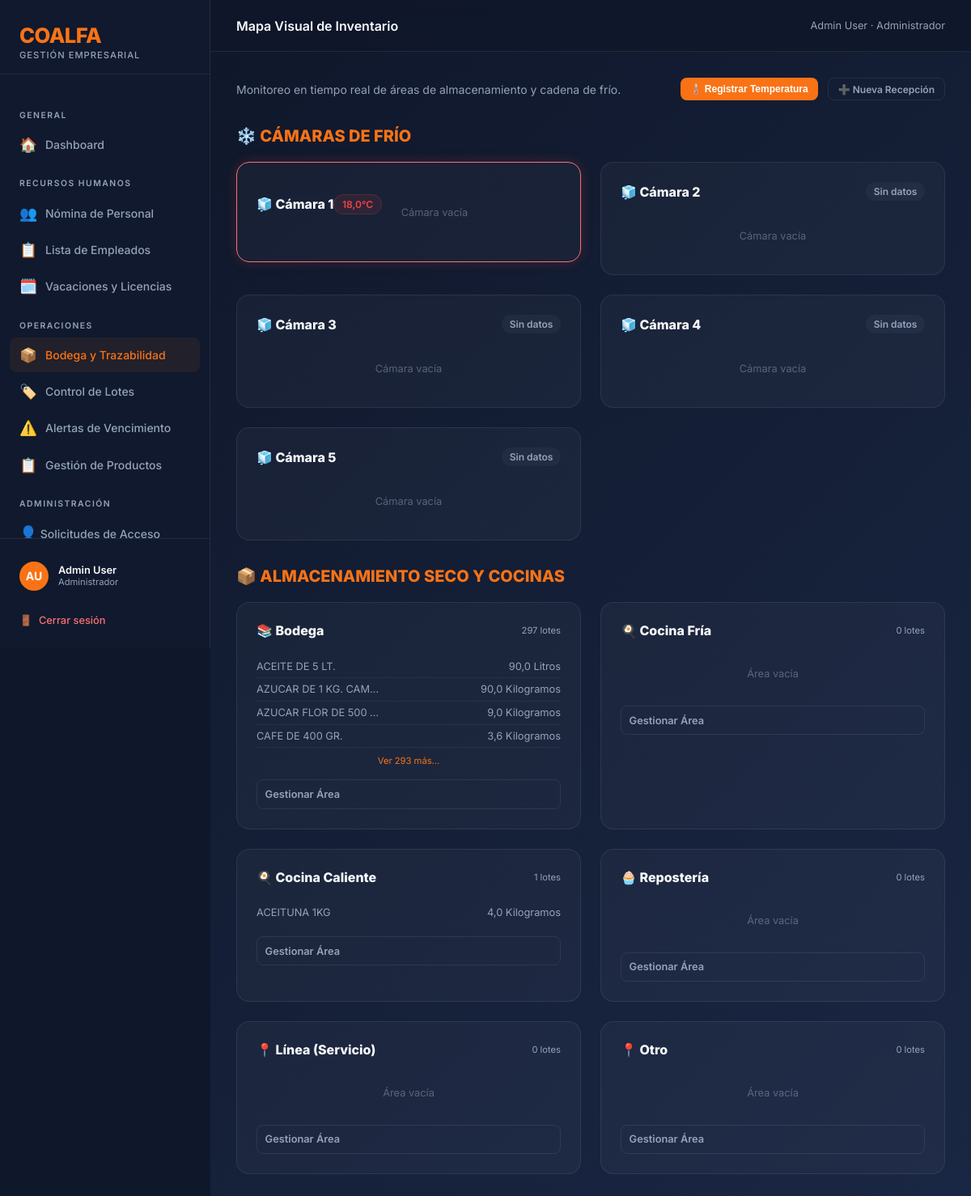
/inventario/mapa/ (signed in), run on the app's committed database.
### coalfa/models.py (models this page shows, shortened)
class Usuario(AbstractBaseUser, PermissionsMixin):
    ROL_CHOICES = [
        ("ADMIN", "Administrador"),
        ("RRHH", "Recursos Humanos"),
        ("OPERACIONAL", "Operacional"),
    ]
    rut = models.CharField(max_length=12, unique=True, verbose_name="RUT")
    nombre = models.CharField(max_length=60, verbose_name="Nombre")
    apellido = models.CharField(max_length=60, verbose_name="Apellido")
    rol = models.CharField(max_length=15, choices=ROL_CHOICES, default="RRHH", verbose_name="Rol")
    is_active = models.BooleanField(default=True, verbose_name="Activo")
    is_staff = models.BooleanField(default=False, verbose_name="Es staff")
    solicitud_pendiente = models.BooleanField(default=False, verbose_name="Solicitud pendiente de aprobación")
    date_joined = models.DateTimeField(default=timezone.now, verbose_name="Fecha de registro")
    USERNAME_FIELD = "rut"
    REQUIRED_FIELDS = ["nombre", "apellido"]
    objects = UsuarioManager()
    def get_full_name(self):
        return f"{self.nombre} {self.apellido}"
    class Meta:
        verbose_name = "Usuario"
        verbose_name_plural = "Usuarios"

### inventario/models.py (models this page shows, shortened)
class RegistroTemperaturaCamara(models.Model):
    CAMARA_CHOICES = [
        ("CAMARA_1", "Cámara 1"),
        ("CAMARA_2", "Cámara 2"),
        ("CAMARA_3", "Cámara 3"),
        ("CAMARA_4", "Cámara 4"),
        ("CAMARA_5", "Cámara 5"),
    ]
    camara = models.CharField(max_length=20, choices=CAMARA_CHOICES)
    temperatura = models.FloatField(verbose_name="Temperatura (°C)")
    fecha_hora = models.DateTimeField(auto_now_add=True)
    usuario = models.ForeignKey("coalfa.Usuario", on_delete=models.SET_NULL, null=True, blank=True)
    observaciones = models.TextField(blank=True)
    class Meta:
        verbose_name = "Registro de Temperatura de Cámara"
        verbose_name_plural = "Registros de Temperatura de Cámaras"
        ordering = ["-fecha_hora"]

class Lote(models.Model):
    UBICACION_CHOICES = [
        ("BODEGA", "Bodega"),
        ("COCINA_FRIA", "Cocina Fría"),
        ("COCINA_CALIENTE", "Cocina Caliente"),
        ("REPOSTERIA", "Repostería"),
        ("LINEA", "Línea (Servicio)"),
        ("CAMARA_1", "Cámara 1"),
        ("CAMARA_2", "Cámara 2"),
        ("CAMARA_3", "Cámara 3"),
        ("CAMARA_4", "Cámara 4"),
        ("CAMARA_5", "Cámara 5"),
        ("OTRO", "Otro"),
    ]
    ESTADO_CHOICES = [
        ("ACTIVO", "Activo"),
        ("CONSUMIDO", "Consumido"),
        ("VENCIDO", "Vencido"),
        ("DESCARTADO", "Descartado"),
    ]
    PROCESO_CHOICES = [
        ("RECEPCION", "Recepción de Bodega"),
        ("MARINADO", "Marinado"),
        ("PORCIONADO", "Porcionado"),
        ("COCCION", "Cocción"),
        ("PREPARACION", "Preparación / Mezcla"),
        ("HORNEADO", "Horneado"),
        ("ENFRIADO", "Enfriado"),
        ("OTRO", "Otro"),
    ]
    producto = models.ForeignKey(Producto, on_delete=models.PROTECT, related_name="lotes")
    proveedor = models.ForeignKey(
        Proveedor, on_delete=models.SET_NULL, null=True, blank=True, related_name="lotes"
    )
    numero_lote = models.CharField(max_length=60, unique=True, blank=True)
    numero_lote_proveedor = models.CharField(
        max_length=80, blank=True, verbose_name="Lote del Proveedor"
    )
    numero_guia = models.CharField(
        max_length=80, blank=True, verbose_name="Nº Guía / Factura"
    )
    cantidad = models.FloatField()
    precio_unitario = models.FloatField(default=0, help_text="Costo por unidad de medida")
    fecha_recepcion = models.DateField()
    fecha_vencimiento = models.DateField()
    temperatura_recepcion = models.FloatField(
        null=True, blank=True, verbose_name="Temperatura recepción (°C)"
    )
    proceso = models.CharField(
        max_length=20,
        choices=PROCESO_CHOICES,
        default="RECEPCION",
        verbose_name="Proceso de origen",
    )
    lotes_padres = models.ManyToManyField(
        "self",
        symmetrical=False,
        blank=True,
        related_name="lotes_hijos",
        verbose_name="Lotes de origen (insumos)",
    )
    ubicacion_actual = models.CharField(
        max_length=30, choices=UBICACION_CHOICES, default="BODEGA"
    )
    ubicacion_detalle = models.CharField(
        max_length=100, blank=True, help_text="Ej: Pasillo 2, Estante B"
    )
    estado = models.CharField(
        max_length=12, choices=ESTADO_CHOICES, default="ACTIVO"
    )
    responsable_registro = models.CharField(
        max_length=100, blank=True, verbose_name="Responsable de registro"
    )
    observaciones = models.TextField(blank=True)
    fecha_registro = models.DateTimeField(auto_now_add=True)
    @property
    def dias_restantes(self):
        return (self.fecha_vencimiento - datetime.date.today()).days
    class Meta:
        verbose_name = "Lote"
        verbose_name_plural = "Lotes"
        ordering = ["fecha_vencimiento"]

class Producto(models.Model):
    UNIDAD_CHOICES = [
        ("KG", "Kilogramos"),
        ("G", "Gramos"),
        ("L", "Litros"),
        ("ML", "Mililitros"),
        ("UN", "Unidades"),
        ("CAJA", "Cajas"),
    ]
    CATEGORIA_CHOICES = [
        ("ABARROTES", "Abarrotes"),
        ("CARNES", "Carnes y Aves"),
        ("PESCADOS", "Pescados y Mariscos"),
        ("LACTEOS", "Lácteos y Huevos"),
        ("FRUTAS", "Frutas y Verduras"),
        ("CONGELADOS", "Congelados"),
        ("BEBIDAS", "Bebidas"),
        ("LIMPIEZA", "Aseo y Limpieza"),
        ("OTRO", "Otros"),
    ]
    nombre = models.CharField(max_length=100)
    descripcion = models.TextField(blank=True)
    categoria = models.CharField(max_length=20, choices=CATEGORIA_CHOICES, default="OTRO")
    unidad_medida = models.CharField(max_length=5, choices=UNIDAD_CHOICES, default="KG")
    stock_minimo = models.FloatField(default=0, help_text="Alerta cuando el stock total baje de este valor")
    temperatura_min = models.FloatField(null=True, blank=True, help_text="°C (opcional)")
    temperatura_max = models.FloatField(null=True, blank=True, help_text="°C (opcional)")
    class Meta:
        verbose_name = "Producto"
        verbose_name_plural = "Productos"
        ordering = ["nombre"]

### inventario/views.py (the view)
# urls.py: path("mapa/", views.mapa_bodega, name="inventario_mapa_bodega"),
@operacional_required
def mapa_bodega(request):
    hoy = datetime.date.today()
    proximo_vencimiento = hoy + datetime.timedelta(days=7)
    sectores = {}
    for key, label in Lote.UBICACION_CHOICES:
        lotes_area = Lote.objects.filter(ubicacion_actual=key, estado="ACTIVO").select_related("producto")
        tiene_alerta_vencimiento = lotes_area.filter(fecha_vencimiento__lte=proximo_vencimiento).exists()
        sectores[key] = {
            "label": label,
            "lotes": lotes_area,
            "count": lotes_area.count(),
            "alerta": tiene_alerta_vencimiento
        }
    temperaturas = {}
    for cam_key in ["CAMARA_1", "CAMARA_2", "CAMARA_3", "CAMARA_4", "CAMARA_5"]:
        ultimo_reg = RegistroTemperaturaCamara.objects.filter(camara=cam_key).first()
        temperaturas[cam_key] = ultimo_reg
    context = {
        "sectores": sectores,
        "temperaturas": temperaturas,
        "hoy": hoy,
        "camara_choices": RegistroTemperaturaCamara.CAMARA_CHOICES,
    }
    return render(request, "inventario/mapa_bodega.html", context)

### coalfa/context_processors.py (called while the page is built)
def solicitudes_pendientes(request):
    if request.user.is_authenticated and getattr(request.user, 'rol', None) == 'ADMIN':
        count = Usuario.objects.filter(solicitud_pendiente=True).count()
        return {'solicitudes_count': count}
    return {}

### inventario/templatetags/inventario_filters.py (called while the page is built)
@register.filter
def get_item(obj, key):
    try:
        return obj.get(key)
    except (AttributeError, KeyError, TypeError):
        return None

@register.filter
def replace(value, arg):
    if ',' not in arg:
        return value
    old, new = arg.split(',', 1)
    return value.replace(old, new)

@register.filter
def startswith(value, arg):
    return str(value).startswith(arg)

### inventario/templates/inventario/mapa_bodega.html (shortened to what this page needs)
{% extends 'base.html' %}
{% load inventario_filters %}
{% block topbar_title %}Mapa Visual de Inventario{% endblock %}
{% block nav_inventario %}active{% endblock %}
{% block content %}
<div style="display: flex; justify-content: space-between; align-items: center; margin-bottom: 2rem;">
    <div>
        <p style="color: var(--text-muted); font-size: 0.875rem;">Monitoreo en tiempo real de áreas de almacenamiento y cadena de frío.</p>
    </div>
    <div style="display: flex; gap: 0.75rem;">
        <button onclick="openTempModal()" class="btn btn-primary btn-sm">🌡️ Registrar Temperatura</button>
        <a href="{% url 'inventario_recibir_lote' %}" class="btn btn-ghost btn-sm">➕ Nueva Recepción</a>
    </div>
</div>
<h2 style="font-size: 1.25rem; font-weight: 800; margin-bottom: 1.25rem; color: var(--accent);">❄️ CÁMARAS DE FRÍO</h2>
<div class="warehouse-grid">
    {% for cam_key, temp_reg in temperaturas.items %}
    <div class="sector-card {% if temp_reg and temp_reg.temperatura > 5 %}alert{% endif %}">
        <div class="sector-header">
            <span class="sector-title">🧊 {{ cam_key|replace:"CAMARA_,Cámara " }}</span>
            {% if temp_reg %}
                <span class="temp-badge {% if temp_reg.temperatura <= 5 %}ok{% else %}warn{% endif %}">
                    {{ temp_reg.temperatura }}°C
                </span>
            {% else %}
                <span class="temp-badge" style="background: rgba(100,116,139,0.1); color: var(--text-muted);">Sin datos</span>
            {% endif %}
        </div>
        <div class="item-list">
            {% with sector=sectores|get_item:cam_key %}
                {% for lote in sector.lotes|slice:":4" %}
                    <div class="item-row">
                        <span>{{ lote.producto.nombre|truncatechars:20 }}</span>
                        <span class="{% if lote.dias_restantes <= 3 %}fefo-alert{% endif %}">
                            {{ lote.cantidad }} {{ lote.producto.get_unidad_medida_display }}
                        </span>
                    </div>
                {% empty %}
                    <p style="text-align: center; padding: 1rem; opacity: 0.5;">Cámara vacía</p>
                {% endfor %}
            {% endwith %}
        </div>
    </div>
    {% endfor %}
</div>
<h2 style="font-size: 1.25rem; font-weight: 800; margin-bottom: 1.25rem; color: var(--accent);">📦 ALMACENAMIENTO SECO Y COCINAS</h2>
<div class="warehouse-grid">
    {% for key, sector in sectores.items %}
        {% if not key|startswith:"CAMARA_" %}
        <div class="sector-card {% if sector.alerta %}alert{% endif %}">
            <div class="sector-header">
                <span class="sector-title">
                    {% if key == 'BODEGA' %}📚{% elif 'COCINA' in key %}🍳{% elif key == 'REPOSTERIA' %}🧁{% else %}📍{% endif %}
                    {{ sector.label }}
                </span>
                <span style="font-size: 0.7rem; color: var(--text-muted);">{{ sector.count }} lotes</span>
            </div>
            <div class="item-list">
                {% for lote in sector.lotes|slice:":4" %}
                    <div class="item-row">
                        <span>{{ lote.producto.nombre|truncatechars:20 }}</span>
                        <span class="{% if lote.dias_restantes <= 3 %}fefo-alert{% endif %}">
                            {{ lote.cantidad }} {{ lote.producto.get_unidad_medida_display }}
                        </span>
                    </div>
                {% empty %}
                    <p style="text-align: center; padding: 1rem; opacity: 0.5;">Área vacía</p>
                {% endfor %}
                {% if sector.count > 4 %}
                    <div style="text-align: center; margin-top: 0.5rem;">
                        <a href="{% url 'inventario_lista_lotes' %}?ubicacion={{ key }}&estado=ACTIVO" style="font-size: 0.7rem; color: var(--accent); text-decoration: none;">Ver {{ sector.count|add:"-4" }} más...</a>
                    </div>
                {% endif %}
            </div>
            <a href="{% url 'inventario_lista_lotes' %}?ubicacion={{ key }}&estado=ACTIVO" class="btn btn-ghost btn-sm quick-action-btn">Gestionar Área</a>
        </div>
        {% endif %}
    {% endfor %}
</div>
{% endblock %}

### templates/base.html (shortened to what this page needs)
<!DOCTYPE html>
<html lang="es">
<head>
</head>
<body>
    <div class="sidebar">
        <div class="sidebar-brand">
            <div class="logo-text">COALFA</div>
            <div class="logo-sub">Gestión Empresarial</div>
        </div>
        <nav class="sidebar-nav">
            <div class="nav-section-label">General</div>
            <a href="{% url 'dashboard' %}" class="nav-item {% block nav_home %}{% endblock %}">
                <span class="icon">🏠</span> Dashboard
            </a>
            {% if user.rol == 'RRHH' or user.rol == 'ADMIN' %}
            <div class="nav-section-label">Recursos Humanos</div>
            <a href="{% url 'rrhh_dashboard' %}" class="nav-item {% block nav_rrhh %}{% endblock %}">
                <span class="icon">👥</span> Nómina de Personal
            </a>
            <a href="{% url 'rrhh_lista_empleados' %}" class="nav-item {% block nav_empleados %}{% endblock %}">
                <span class="icon">📋</span> Lista de Empleados
            </a>
            <a href="{% url 'rrhh_ausencias' %}" class="nav-item {% block nav_ausencias %}{% endblock %}">
                <span class="icon">🗓️</span> Vacaciones y Licencias
            </a>
            {% endif %}
            {% if user.rol == 'OPERACIONAL' or user.rol == 'ADMIN' %}
            <div class="nav-section-label">Operaciones</div>
            <a href="{% url 'inventario_dashboard' %}" class="nav-item {% block nav_inventario %}{% endblock %}">
                <span class="icon">📦</span> Bodega y Trazabilidad
            </a>
            <a href="{% url 'inventario_lista_lotes' %}" class="nav-item {% block nav_lotes %}{% endblock %}">
                <span class="icon">🏷️</span> Control de Lotes
            </a>
            <a href="{% url 'inventario_alertas' %}" class="nav-item {% block nav_alertas %}{% endblock %}">
                <span class="icon">⚠️</span> Alertas de Vencimiento
            </a>
            <a href="{% url 'inventario_lista_productos' %}" class="nav-item {% block nav_productos %}{% endblock %}">
                <span class="icon">📋</span> Gestión de Productos
            </a>
            {% endif %}
            {% if user.rol == 'ADMIN' %}
            <div class="nav-section-label">Administración</div>
            <a href="{% url 'admin_solicitudes' %}" class="nav-item" style="display:flex;align-items:center;justify-content:space-between;">
                <span><span class="icon">👤</span> Solicitudes de Acceso</span>
            </a>
            {% endif %}
        </nav>
        <div class="sidebar-footer">
            <div class="user-info">
                <div class="user-avatar">{{ user.nombre|first }}{{ user.apellido|first }}</div>
                <div>
                    <div class="user-name">{{ user.get_full_name }}</div>
                    <div class="user-role">{{ user.get_rol_display }}</div>
                </div>
            </div>
            <a href="{% url 'logout' %}" class="btn-logout">
                <span>🚪</span> Cerrar sesión
            </a>
        </div>
    </div>
    <div class="main-wrapper">
        <div class="topbar">
            <div class="topbar-title">{% block topbar_title %}Dashboard{% endblock %}</div>
            <div class="topbar-breadcrumb">{{ user.get_full_name }} · {{ user.get_rol_display }}</div>
        </div>
        <div class="page-content">
            {% block content %}{% endblock %}
        </div>
    </div>
</body>
</html>

### data on the page
Usuario: nombre|first "A", apellido|first "U", get_full_name "Admin User", rol "Administrador"
RegistroTemperaturaCamara: cam_key "Cámara 1", temperatura "18,0"
Lote: producto.nombre "ACEITE DE 5 LT.", cantidad "90,0", producto.unidad_medida "Litros"
Lote: producto.nombre "AZUCAR DE 1 KG. CAM…", cantidad "90,0", producto.unidad_medida "Kilogramos"
Lote: producto.nombre "AZUCAR FLOR DE 500 …", cantidad "9,0", producto.unidad_medida "Kilogramos"
Lote: producto.nombre "CAFE DE 400 GR.", cantidad "3,6", producto.unidad_medida "Kilogramos"
Lote: producto.nombre "ACEITUNA 1KG", cantidad "4,0", producto.unidad_medida "Kilogramos"

### other printed values
{{ cam_key|replace:"CAMARA_,Cámara " }} "Cámara 2" "Cámara 3" "Cámara 4" "Cámara 5"
{{ sector.label }} "Bodega" "Cocina Fría" "Cocina Caliente" "Repostería" "Línea (Servicio)" "Otro"
{{ sector.count }} "297" "0" "1" "0" "0" "0"
{{ sector.count|add:"-4" }} "293"
